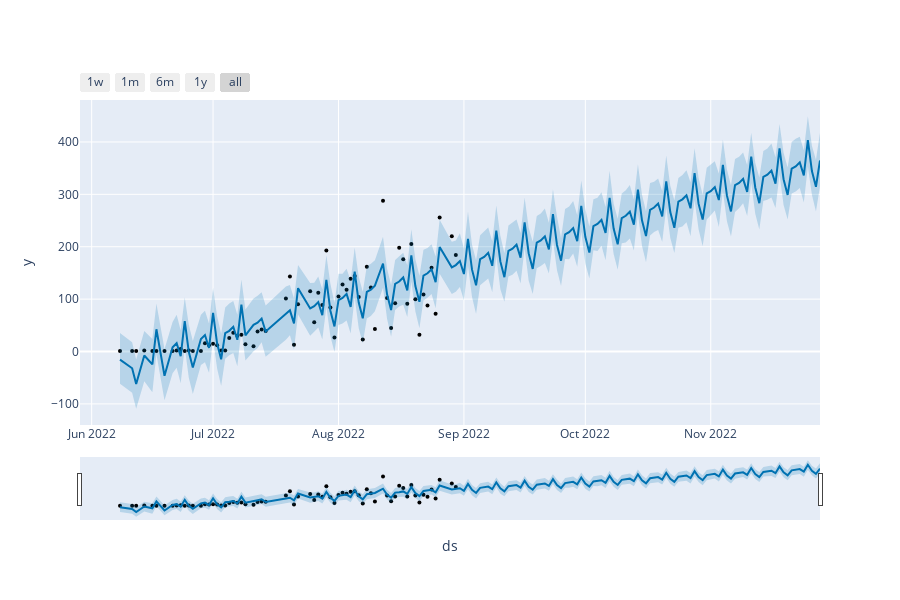

Notebook code for this chart:
### Markdown cell above
<h4>Gráfico de previsão</h4>

### Code cell
plot_plotly(m, forecast)

### Figure 1 — Plotly figure (JSON) as saved in the notebook; plotly's stock layout.template omitted (floating-point values rounded to 4 significant figures; data arrays with more than 128 entries replaced by an {"elided": "..."} marker saying what was removed)
{"data": [{"marker": {"color": "black", "size": 4}, "mode": "markers", "name": "Actual", "type": "scatter", "x": ["2022-06-08T00:00:00", "2022-06-11T00:00:00", "2022-06-12T00:00:00", "2022-06-14T00:00:00", "2022-06-16T00:00:00", "2022-06-17T00:00:00", "2022-06-19T00:00:00", "2022-06-21T00:00:00", "2022-06-22T00:00:00", "2022-06-23T00:00:00", "2022-06-24T00:00:00", "2022-06-25T00:00:00", "2022-06-26T00:00:00", "2022-06-28T00:00:00", "2022-06-29T00:00:00", "2022-06-30T00:00:00", "2022-07-01T00:00:00", "2022-07-02T00:00:00", "2022-07-03T00:00:00", "2022-07-04T00:00:00", "2022-07-05T00:00:00", "2022-07-06T00:00:00", "2022-07-07T00:00:00", "2022-07-08T00:00:00", "2022-07-09T00:00:00", "2022-07-11T00:00:00", "2022-07-12T00:00:00", "2022-07-13T00:00:00", "2022-07-14T00:00:00", "2022-07-19T00:00:00", "2022-07-20T00:00:00", "2022-07-21T00:00:00", "2022-07-22T00:00:00", "2022-07-25T00:00:00", "2022-07-26T00:00:00", "2022-07-27T00:00:00", "2022-07-28T00:00:00", "2022-07-29T00:00:00", "2022-07-30T00:00:00", "2022-07-31T00:00:00", "2022-08-01T00:00:00", "2022-08-02T00:00:00", "2022-08-03T00:00:00", "2022-08-04T00:00:00", "2022-08-05T00:00:00", "2022-08-06T00:00:00", "2022-08-07T00:00:00", "2022-08-08T00:00:00", "2022-08-09T00:00:00", "2022-08-10T00:00:00", "2022-08-12T00:00:00", "2022-08-13T00:00:00", "2022-08-14T00:00:00", "2022-08-15T00:00:00", "2022-08-16T00:00:00", "2022-08-17T00:00:00", "2022-08-18T00:00:00", "2022-08-19T00:00:00", "2022-08-20T00:00:00", "2022-08-21T00:00:00", "2022-08-22T00:00:00", "2022-08-23T00:00:00", "2022-08-24T00:00:00", "2022-08-25T00:00:00", "2022-08-26T00:00:00", "2022-08-29T00:00:00", "2022-08-30T00:00:00"], "y": [1, 1, 1, 2, 1, 1, 1, 1, 2, 5, 1, 2, 1, 1, 16, 12, 15, 12, 2, 2, 26, 36, 30, 32, 14, 10, 38, 42, 39, 101, 143, 13, 90, 115, 56, 112, 89, 193, 84, 27, 105, 128, 118, 139, 144, 104, 23, 162, 122, 43, 288, 102, 45, 92, 198, 176, 91, 205, 100, 32, 109, 88, 160, 72, 256, 220, 184]}, {"hoverinfo": "skip", "line": {"width": 0}, "mode": "lines", "type": "scatter", "x": {"elided": "157 str values"}, "y": {"elided": "157 float values"}}, {"fill": "tonexty", "fillcolor": "rgba(0, 114, 178, 0.2)", "line": {"color": "#0072B2", "width": 2}, "mode": "lines", "name": "Predicted", "type": "scatter", "x": {"elided": "157 str values"}, "y": {"elided": "157 float values"}}, {"fill": "tonexty", "fillcolor": "rgba(0, 114, 178, 0.2)", "hoverinfo": "skip", "line": {"width": 0}, "mode": "lines", "type": "scatter", "x": {"elided": "157 str values"}, "y": {"elided": "157 float values"}}], "layout": {"height": 600, "showlegend": false, "width": 900, "xaxis": {"autorange": true, "range": ["2022-05-29 02:44:34.2857", "2022-11-28"], "rangeselector": {"buttons": [{"count": 7, "label": "1w", "step": "day", "stepmode": "backward"}, {"count": 1, "label": "1m", "step": "month", "stepmode": "backward"}, {"count": 6, "label": "6m", "step": "month", "stepmode": "backward"}, {"count": 1, "label": "1y", "step": "year", "stepmode": "backward"}, {"step": "all"}]}, "rangeslider": {"autorange": true, "range": ["2022-05-29 02:44:34.2857", "2022-11-28"], "visible": true, "yaxis": {"_template": null, "rangemode": "match"}}, "title": {"text": "ds"}, "type": "date"}, "yaxis": {"autorange": true, "range": [-140.2, 480.0], "title": {"text": "y"}, "type": "linear"}}}
